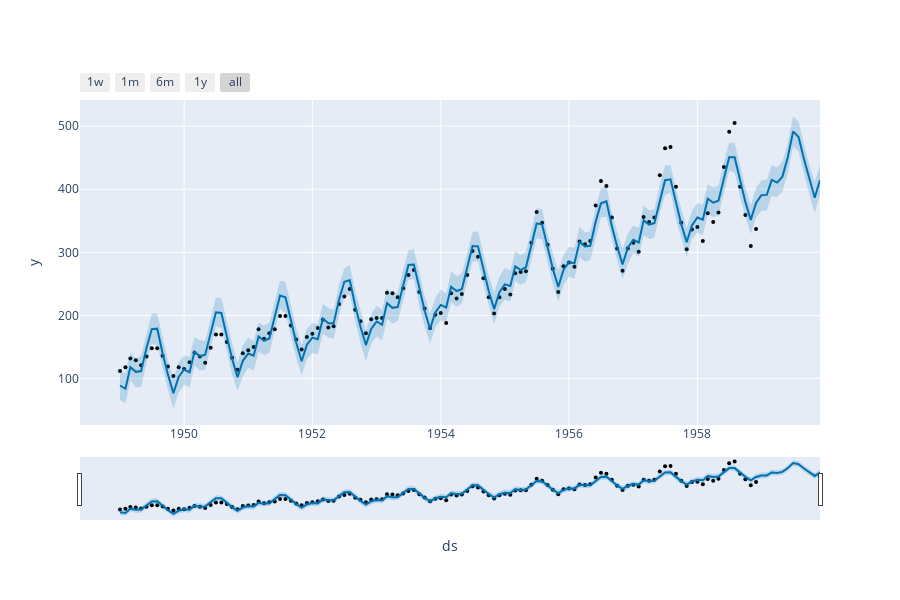

Notebook code cell kept with this figure:
### Code cell
from prophet.plot import plot_plotly, plot_components_plotly

plot_plotly(m, forecast)
